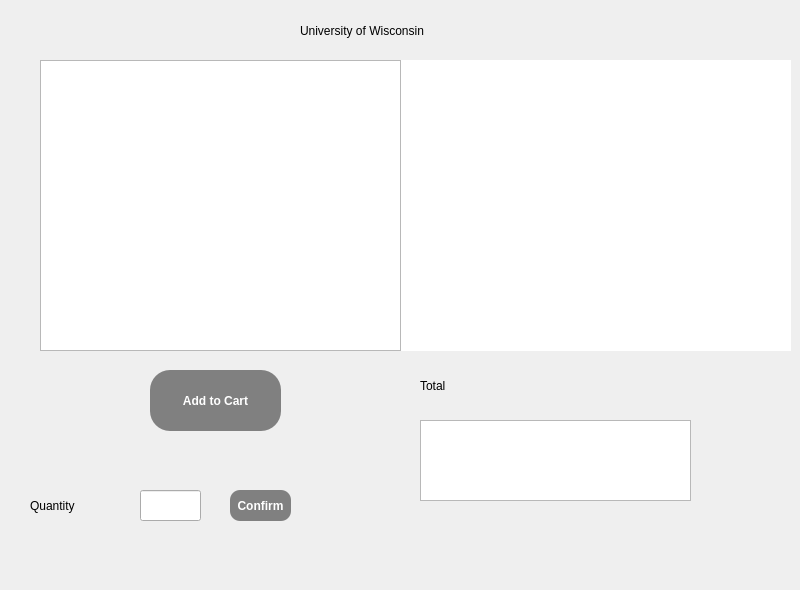
   <widget class="QWidget" name="page_4">
    <widget class="QGraphicsView" name="Wisconsin_view">
     <property name="geometry">
      <rect>
       <x>390</x>
       <y>60</y>
       <width>401</width>
       <height>291</height>
      </rect>
     </property>
     <property name="styleSheet">
      <string notr="true">QGraphicsView {
	background-image: url('res/wisconsin_logo.gif');
    background-repeat: no-repeat;
    background-position: center center;
	border-style: groove;
	border-radius: 40px;
}</string>
     </property>
    </widget>
    <widget class="QTableWidget" name="tableWidget_totalWisconsin">
     <property name="geometry">
      <rect>
       <x>420</x>
       <y>420</y>
       <width>271</width>
       <height>81</height>
      </rect>
     </property>
    </widget>
    <widget class="QTableWidget" name="tableWidget_Wisconsin">
     <property name="geometry">
      <rect>
       <x>40</x>
       <y>60</y>
       <width>361</width>
       <height>291</height>
      </rect>
     </property>
     <property name="editTriggers">
      <set>QAbstractItemView::NoEditTriggers</set>
     </property>
    </widget>
    <widget class="QPushButton" name="next_15">
     <property name="geometry">
      <rect>
       <x>700</x>
       <y>520</y>
       <width>61</width>
       <height>61</height>
      </rect>
     </property>
     <property name="styleSheet">
      <string notr="true">QPushButton {
	background-image: url('res/nxt.png');
    background-repeat: no-repeat;
    background-position: center center;
	border-style: inset;
	border-radius: 30px;
}</string>
     </property>
     <property name="text">
      <string/>
     </property>
    </widget>
    <widget class="QLabel" name="label_totalWisconsin">
     <property name="geometry">
      <rect>
       <x>420</x>
       <y>370</y>
       <width>71</width>
       <height>31</height>
      </rect>
     </property>
     <property name="text">
      <string>Total</string>
     </property>
    </widget>
    <widget class="QLabel" name="Wisconsin_title">
     <property name="geometry">
      <rect>
       <x>300</x>
       <y>0</y>
       <width>251</width>
       <height>61</height>
      </rect>
     </property>
     <property name="text">
      <string>University of Wisconsin</string>
     </property>
    </widget>
    <widget class="QPushButton" name="pushButton_selectPurchase_Wisconsin">
     <property name="geometry">
      <rect>
       <x>150</x>
       <y>370</y>
       <width>131</width>
       <height>61</height>
      </rect>
     </property>
     <property name="styleSheet">
      <string notr="true">QPushButton {
	background-color: gray;
	border-style: inset;
	color: white;
	font-weight: bold;
	border-radius: 20px;
}

QPushButton:hover {
	background-color: lightgray;
	color: black;	
}</string>
     </property>
     <property name="text">
      <string>Add to Cart</string>
     </property>
    </widget>
    <widget class="QLineEdit" name="lineEdit_quantity_Wisconsin">
     <property name="geometry">
      <rect>
       <x>140</x>
       <y>490</y>
       <width>61</width>
       <height>31</height>
      </rect>
     </property>
    </widget>
    <widget class="QPushButton" name="pushButton_quantityWisconsin">
     <property name="geometry">
      <rect>
       <x>230</x>
       <y>490</y>
       <width>61</width>
       <height>31</height>
      </rect>
     </property>
     <property name="styleSheet">
      <string notr="true">QPushButton {
	background-color: gray;
	border-style: inset;
	color: white;
	font-weight: bold;
	border-radius: 10px;
}

QPushButton:hover {
	background-color: lightgray;
	color: black;	
}</string>
     </property>
     <property name="text">
      <string>Confirm</string>
     </property>
    </widget>
    <widget class="QLabel" name="label_QWisconsin">
     <property name="geometry">
      <rect>
       <x>30</x>
       <y>490</y>
       <width>91</width>
       <height>31</height>
      </rect>
     </property>
     <property name="text">
      <string>Quantity</string>
     </property>
    </widget>
   </widget>
